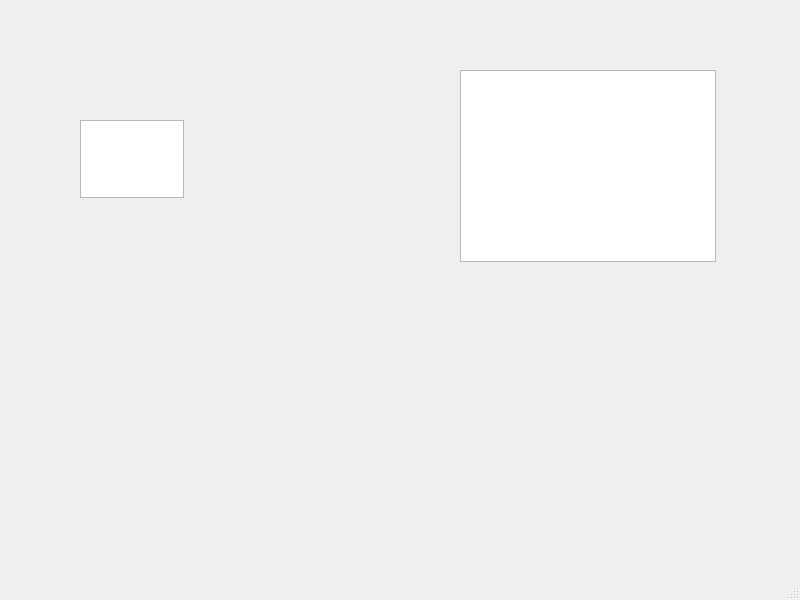
<?xml version="1.0" encoding="UTF-8"?>
<ui version="4.0">
 <class>MainWindow</class>
 <widget class="QMainWindow" name="MainWindow">
  <property name="geometry">
   <rect>
    <x>0</x>
    <y>0</y>
    <width>800</width>
    <height>600</height>
   </rect>
  </property>
  <property name="windowTitle">
   <string>MainWindow</string>
  </property>
  <widget class="QWidget" name="centralwidget">
   <widget class="QGraphicsView" name="graphicsView">
    <property name="geometry">
     <rect>
      <x>460</x>
      <y>70</y>
      <width>256</width>
      <height>192</height>
     </rect>
    </property>
   </widget>
   <widget class="QTextEdit" name="textEdit">
    <property name="geometry">
     <rect>
      <x>80</x>
      <y>120</y>
      <width>104</width>
      <height>78</height>
     </rect>
    </property>
   </widget>
  </widget>
  <widget class="QMenuBar" name="menubar">
   <property name="geometry">
    <rect>
     <x>0</x>
     <y>0</y>
     <width>800</width>
     <height>25</height>
    </rect>
   </property>
  </widget>
  <widget class="QStatusBar" name="statusbar"/>
 </widget>
 <resources/>
 <connections/>
</ui>
